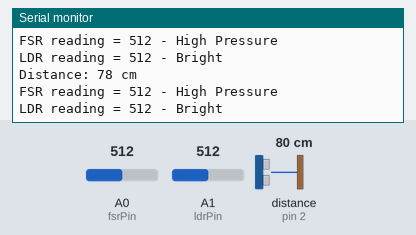
The sketch below on a simulated Arduino Uno, built with avr-gcc and run on an emulated ATmega328P. Parts: the last lines printed to the serial monitor. Wiring (inferred from the names in the program): ultrasonic range finder: trigger pin 3; echo pin 2. The test bench sets the inputs (shaded band); at power-on: A0 (fsrPin) = 512, A1 (ldrPin) = 512, distance to the obstacle (sensor on pin 2) 80 cm. The echo pulse lasts 58.3 µs per cm.

Above: at 10.8 s.
10.9 s: A0 (fsrPin) set to 490
At 20.4 s:
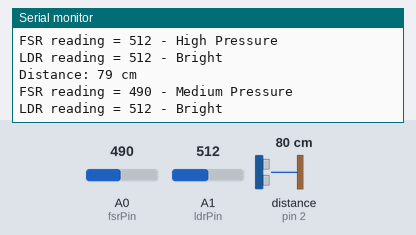
21.5 s: A1 (ldrPin) set to 490
At 31.3 s:
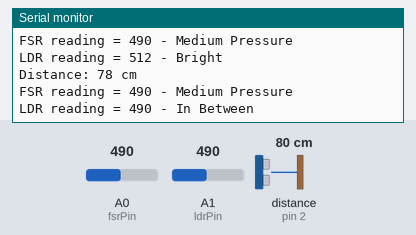
31.6 s: A0 (fsrPin) set to 190
At 41.0 s:
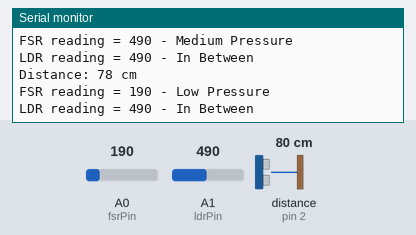
41.6 s: A1 (ldrPin) set to 190
At 50.8 s:
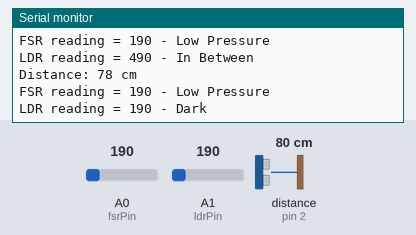
51.6 s: A0 (fsrPin) set to 0
At 61.3 s:
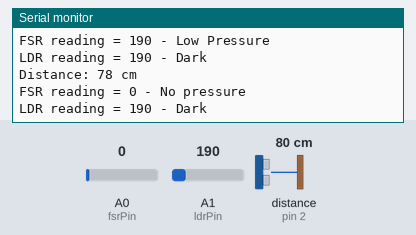
61.6 s: A1 (ldrPin) set to 0
At 70.7 s:
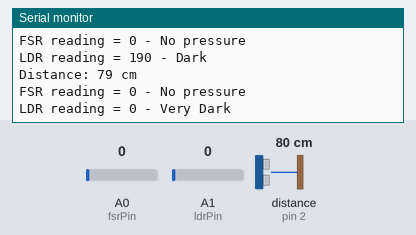

The sketch:

Off_The_Shelf_Sensor__FSR__LDR_and_Ultrasonic_.ino
```cpp
/* By Azizi Bin Mohamad Tambi(1919661)*/

//Defining Pins
#define echoPin 2
#define trigPin 3
#define fsrPin A0
#define ldrPin A1

//Variables
long duration;
int distance;
int fsrVal;
int ldrVal;


//Function Declaration
void ultrasonic();
void fsr();
void ldr();

void setup()
{
  Serial.begin(9600);
  pinMode(trigPin, OUTPUT);
  pinMode(echoPin, INPUT);
  pinMode(fsrPin, INPUT);

}

//Loop overall function
void loop()
{
  ultrasonic();
  fsr();
  ldr();
  delay(10000);
}

/*Function for Ultrasonic Sensor*/
void ultrasonic()
{

  digitalWrite(trigPin, LOW);
  delayMicroseconds(2);

  // Sets the trigPin HIGH (ACTIVE) for 10 microseconds
  digitalWrite(trigPin, HIGH);
  delayMicroseconds(10);
  digitalWrite(trigPin, LOW);

  // Reads the echoPin, returns the sound wave travel time in microseconds
  duration = pulseIn(echoPin, HIGH);

  // Calculating the distance
  distance = duration * 0.034 / 2; // Speed of sound wave divided by 2 (go and back)

  // Display the distance on the Serial Monitor
  Serial.print("\nDistance: ");
  Serial.print(distance);
  Serial.println(" cm");
}

/*Function for Force Sensitive Resistor*/
void fsr()
{
  fsrVal = analogRead(fsrPin);
  //Display the FSR value on serial monitor
  Serial.print("FSR reading = ");
  Serial.print(fsrVal);

  //Setting Threshold for the FSR
  if (fsrVal < 10) {
    Serial.println(" - No pressure");
  } else if (fsrVal < 200) {
    Serial.println(" - Low Pressure");
  } else if (fsrVal < 500) {
    Serial.println(" - Medium Pressure");
  } else if (fsrVal < 800) {
    Serial.println(" - High Pressure");
  } else {
    Serial.println(" - Very High Pressure");
  }
}

/*Function for Light Dependant Resistor*/
void ldr()
{
  ldrVal = analogRead(ldrPin);
  //Display the LDR value on serial monitor
  Serial.print("LDR reading = ");
  Serial.print(ldrVal);

  //Setting threshold for the LDR
  if (ldrVal < 10) {
    Serial.println(" - Very Dark");
  } else if (ldrVal < 200) {
    Serial.println(" - Dark");
  } else if (ldrVal < 500) {
    Serial.println(" - In Between");
  } else if (ldrVal < 800) {
    Serial.println(" - Bright");
  } else {
    Serial.println(" - Very Bright\n");
  }

}
```

Measured:
- after the input at 10.9 s, the serial monitor: prints a new line after 9.2 s (image 1)
- after the input at 21.5 s, the serial monitor: prints a new line after 8.6 s (image 2)
- after the input at 31.6 s, the serial monitor: prints a new line after 8.5 s (image 3)
- after the input at 41.6 s, the serial monitor: prints a new line after 8.6 s (image 4)
- after the input at 51.6 s, the serial monitor: prints a new line after 8.6 s (image 5)
- after the input at 61.6 s, the serial monitor: prints a new line after 8.6 s (image 6)
